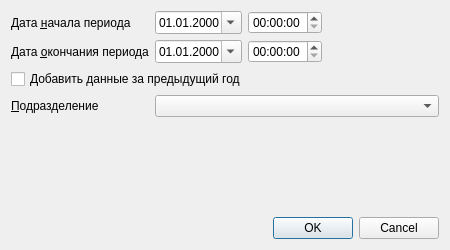
<?xml version="1.0" encoding="UTF-8"?>
<ui version="4.0">
 <class>ReportBedspaceUsageSetupDialog</class>
 <widget class="QDialog" name="ReportBedspaceUsageSetupDialog">
  <property name="geometry">
   <rect>
    <x>0</x>
    <y>0</y>
    <width>450</width>
    <height>250</height>
   </rect>
  </property>
  <property name="windowTitle">
   <string>Dialog</string>
  </property>
  <layout class="QGridLayout" name="gridLayout">
   <item row="1" column="1">
    <widget class="CDateEdit" name="edtEndDate">
     <property name="sizePolicy">
      <sizepolicy hsizetype="Expanding" vsizetype="Fixed">
       <horstretch>0</horstretch>
       <verstretch>0</verstretch>
      </sizepolicy>
     </property>
     <property name="displayFormat">
      <string>dd.MM.yyyy</string>
     </property>
     <property name="calendarPopup">
      <bool>true</bool>
     </property>
    </widget>
   </item>
   <item row="5" column="0" colspan="4">
    <widget class="QDialogButtonBox" name="buttonBox">
     <property name="orientation">
      <enum>Qt::Horizontal</enum>
     </property>
     <property name="standardButtons">
      <set>QDialogButtonBox::Cancel|QDialogButtonBox::Ok</set>
     </property>
    </widget>
   </item>
   <item row="0" column="0">
    <widget class="QLabel" name="lblBegDate">
     <property name="text">
      <string>Дата &amp;начала периода</string>
     </property>
     <property name="buddy">
      <cstring>edtBegDate</cstring>
     </property>
    </widget>
   </item>
   <item row="2" column="0" colspan="4">
    <widget class="QCheckBox" name="chkShowPrevYear">
     <property name="text">
      <string>Добавить данные за предыдущий год</string>
     </property>
    </widget>
   </item>
   <item row="0" column="3">
    <spacer name="horizontalSpacer">
     <property name="orientation">
      <enum>Qt::Horizontal</enum>
     </property>
     <property name="sizeHint" stdset="0">
      <size>
       <width>218</width>
       <height>20</height>
      </size>
     </property>
    </spacer>
   </item>
   <item row="3" column="0">
    <widget class="QLabel" name="lblOrgStructure">
     <property name="text">
      <string>&amp;Подразделение</string>
     </property>
     <property name="buddy">
      <cstring>cmbOrgStructure</cstring>
     </property>
    </widget>
   </item>
   <item row="1" column="0">
    <widget class="QLabel" name="lblEndDate">
     <property name="text">
      <string>Дата &amp;окончания периода</string>
     </property>
     <property name="buddy">
      <cstring>edtEndDate</cstring>
     </property>
    </widget>
   </item>
   <item row="0" column="1">
    <widget class="CDateEdit" name="edtBegDate">
     <property name="sizePolicy">
      <sizepolicy hsizetype="Expanding" vsizetype="Fixed">
       <horstretch>0</horstretch>
       <verstretch>0</verstretch>
      </sizepolicy>
     </property>
     <property name="displayFormat">
      <string>dd.MM.yyyy</string>
     </property>
     <property name="calendarPopup">
      <bool>true</bool>
     </property>
    </widget>
   </item>
   <item row="0" column="2">
    <widget class="CTimeEdit" name="edtBegTime"/>
   </item>
   <item row="1" column="2">
    <widget class="CTimeEdit" name="edtEndTime"/>
   </item>
   <item row="4" column="0">
    <spacer name="verticalSpacer">
     <property name="orientation">
      <enum>Qt::Vertical</enum>
     </property>
     <property name="sizeHint" stdset="0">
      <size>
       <width>20</width>
       <height>40</height>
      </size>
     </property>
    </spacer>
   </item>
   <item row="3" column="1" colspan="3">
    <widget class="COrgStructureComboBox" name="cmbOrgStructure"/>
   </item>
  </layout>
 </widget>
 <customwidgets>
  <customwidget>
   <class>CDateEdit</class>
   <extends>QDateEdit</extends>
   <header>library/DateEdit.h</header>
  </customwidget>
  <customwidget>
   <class>CTimeEdit</class>
   <extends>QTimeEdit</extends>
   <header>library/TimeEdit.h</header>
  </customwidget>
  <customwidget>
   <class>COrgStructureComboBox</class>
   <extends>QComboBox</extends>
   <header>Orgs/OrgStructComboBoxes.h</header>
  </customwidget>
 </customwidgets>
 <tabstops>
  <tabstop>edtBegDate</tabstop>
  <tabstop>edtBegTime</tabstop>
  <tabstop>edtEndDate</tabstop>
  <tabstop>edtEndTime</tabstop>
  <tabstop>chkShowPrevYear</tabstop>
  <tabstop>cmbOrgStructure</tabstop>
  <tabstop>buttonBox</tabstop>
 </tabstops>
 <resources/>
 <connections>
  <connection>
   <sender>buttonBox</sender>
   <signal>accepted()</signal>
   <receiver>ReportBedspaceUsageSetupDialog</receiver>
   <slot>accept()</slot>
   <hints>
    <hint type="sourcelabel">
     <x>257</x>
     <y>290</y>
    </hint>
    <hint type="destinationlabel">
     <x>157</x>
     <y>274</y>
    </hint>
   </hints>
  </connection>
  <connection>
   <sender>buttonBox</sender>
   <signal>rejected()</signal>
   <receiver>ReportBedspaceUsageSetupDialog</receiver>
   <slot>reject()</slot>
   <hints>
    <hint type="sourcelabel">
     <x>325</x>
     <y>290</y>
    </hint>
    <hint type="destinationlabel">
     <x>286</x>
     <y>274</y>
    </hint>
   </hints>
  </connection>
 </connections>
</ui>
